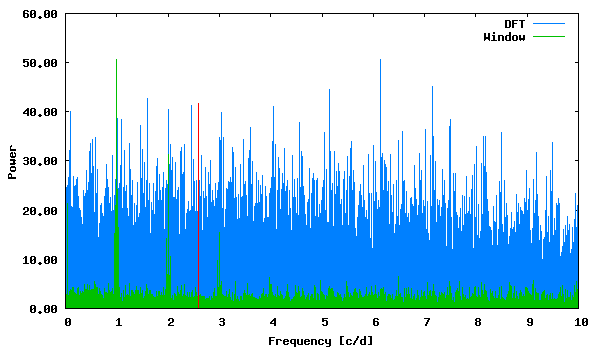

Write gnuplot code to recreate this figure.
set term png size 600,350 medium
set colors classic
set output "phase_lc_15.deeming.png"
set xlabel "Frequency [c/d]"
set ylabel "Power"
set format y "%5.2f"
plot "deeming.periodogram" using 1:2 with lines linecolor 3 title "DFT", "deeming.periodogram" using 1:3 with lines linecolor 2 title "Window", "<echo '2.597502 41.60997213'" with impulses linecolor 1 title ""
 
